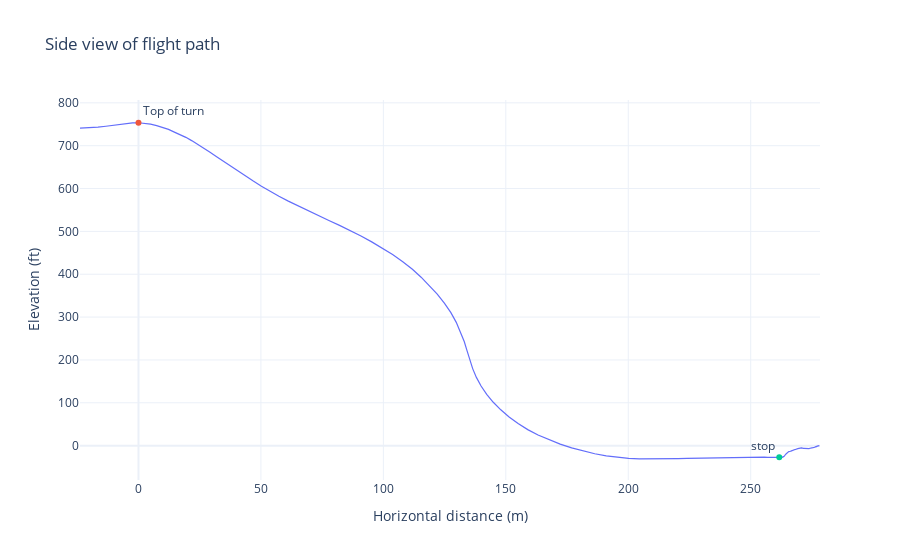

This figure's notebook cell:
### Code cell
test_df = set_start_point(landing_df, get_top_of_turn())
# test_df = set_start_point(landing_df, 0)
plt_side_view(test_df, 'm')

### Figure 1 — Plotly figure (JSON) as saved in the notebook; plotly's stock layout.template omitted (floating-point values rounded to 4 significant figures; data arrays with more than 128 entries replaced by an {"elided": "..."} marker saying what was removed)
{"data": [{"hovertemplate": "Elevation: %{y:.2f} ft <extra></extra>", "line": {"color": "#636EFA", "width": 1.2}, "name": "Elevation", "showlegend": false, "type": "scatter", "x": {"elided": "472 float values"}, "y": {"elided": "472 float values"}}, {"hovertemplate": "Top of turn: %{y:.2f}ft <extra></extra>", "mode": "markers+text", "name": "Top of turn", "showlegend": false, "text": ["Top of turn"], "textposition": "top right", "type": "scatter", "x": [0], "y": [753.5]}, {"hovertemplate": "Stop: %{y:.2f}m <extra></extra>", "mode": "markers+text", "name": "Stop", "showlegend": false, "text": ["stop"], "textposition": "top left", "type": "scatter", "x": [261.7], "y": [-27.11]}], "layout": {"hovermode": "x unified", "legend": {"x": 1, "xanchor": "right", "y": 1, "yanchor": "top"}, "title": {"text": "Side view of flight path"}, "xaxis": {"title": {"text": "Horizontal distance (m)"}}, "yaxis": {"title": {"text": "Elevation (ft)"}}}}
